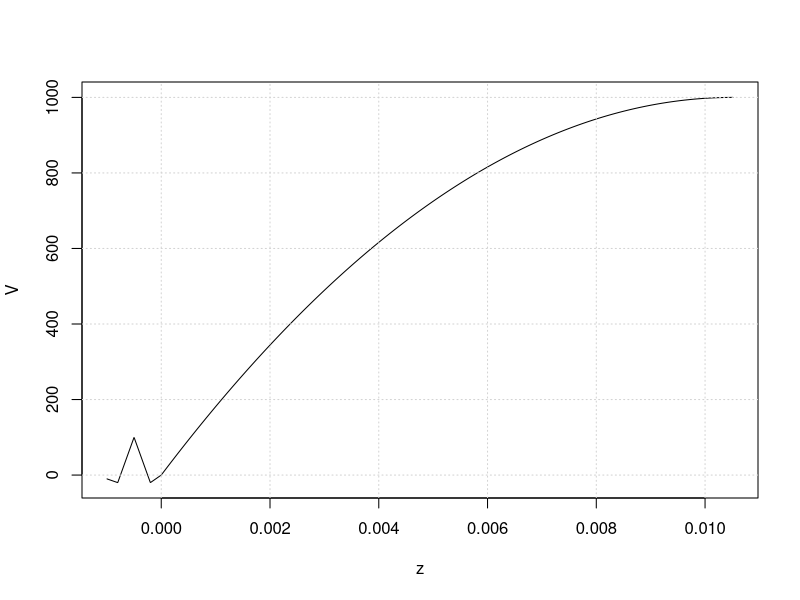
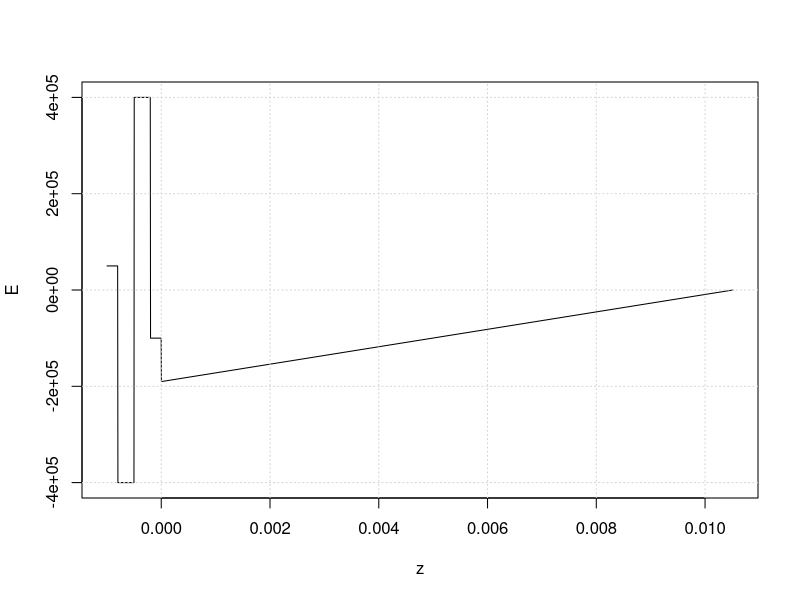
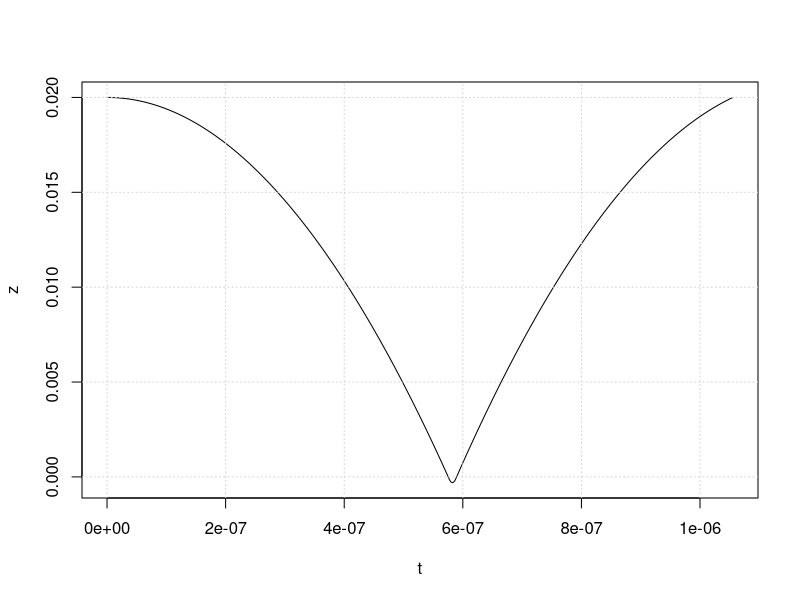
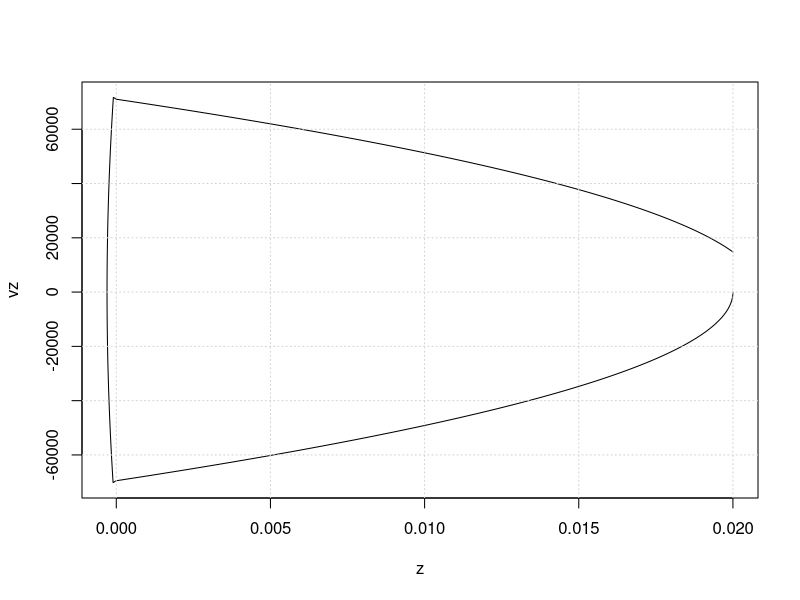
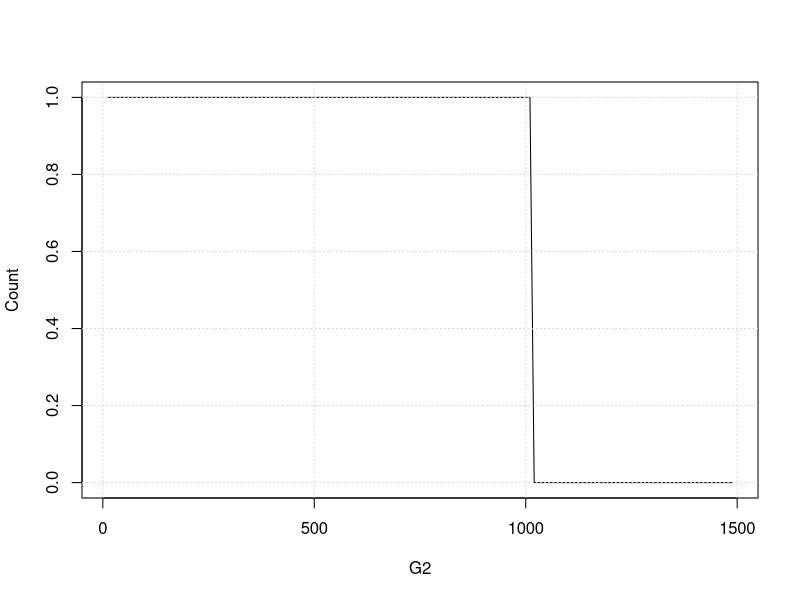

Generate these figures, in order, with R:
data <- read.csv("VEz.csv", header=TRUE, colClasses = c("numeric","numeric","numeric"))
colnames(data) <- c("z","V","E")

plot(with(data, V ~ z), type = "l")
grid()

plot(with(data, E ~ z), type = "l")
grid()


traj <- read.csv("trajectory.csv", header=TRUE, colClasses = c("numeric","numeric","numeric"))
colnames(traj) <- c("t","z","vz")

plot(with(traj, z ~ t), type = "l")
grid()

plot(with(traj, vz ~ z), type = "l")
grid()




ionCount <- read.csv("ionCount.csv", header=TRUE, colClasses = c("numeric","numeric","numeric"))
colnames(ionCount) <- c("G2","Count","Energy(ev)")

plot(with(ionCount, Count ~ G2), type = "l")
grid()
